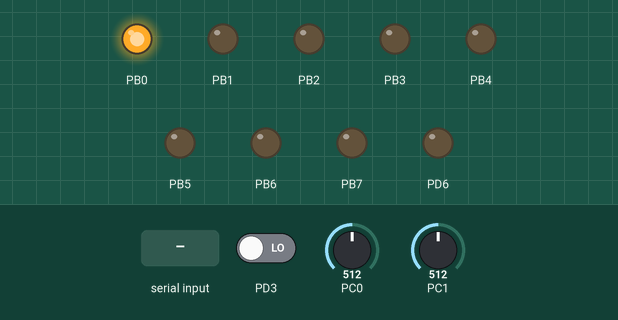
Simulated run of this program. Board: ATmega328P, built with avr-gcc and emulated at 16 MHz. Parts: output pins drawn as LEDs (lit = HIGH). The test bench sets the inputs (shaded band); at power-on: PC1 = 512, PC0 = 512, PD3 LOW. Pins used as bus, display or sensor lines are not drawn; what the program prints to the serial monitor is not drawn.

Above: at 1.2 s.
1.3 s: PC1 set to 0
7.6 s: "D90\n" received over Serial
Timing chart, 0 to 10.6 s (numbered marks = the images above; inputs shaded):
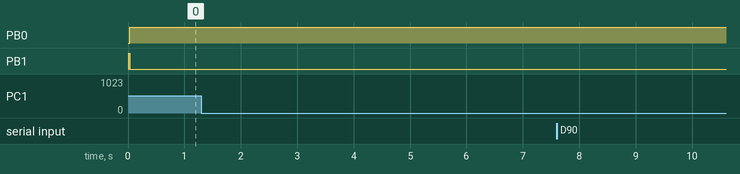

The program:

main.c
```c
#include <avr/io.h>
#include <stdlib.h>
#include <stdio.h>
#include <stdint.h>
#include <avr/sfr_defs.h>
#define F_CPU 16000000UL
#define BAUD 19200
#include <util/setbaud.h>
#include <util/delay.h>

#include "AVR_TTC_scheduler.h"
#include <avr/interrupt.h>

static	float rollout_temp = 21.5;
static	float rollout_light = 500;
volatile char ReceivedChar [100];
volatile int iChar = 0;

volatile uint16_t rolloutDistance;
uint8_t rolloutFlag = 0;

// The array of tasks
sTask SCH_tasks_G[SCH_MAX_TASKS];

volatile uint16_t gv_counter = 0; // 16 bit counter value
volatile uint8_t gv_echo = 0; // a flag

volatile float avgTemperature;
volatile int cTemperature=1;

volatile float avgLux;
volatile int cLux=1;


/*------------------------------------------------------------------*-

  SCH_Dispatch_Tasks()

  This is the 'dispatcher' function.  When a task (function)
  is due to run, SCH_Dispatch_Tasks() will run it.
  This function must be called (repeatedly) from the main loop.

-*------------------------------------------------------------------*/
void SCH_Dispatch_Tasks(void)
{
   unsigned char Index;

   // Dispatches (runs) the next task (if one is ready)
   for(Index = 0; Index < SCH_MAX_TASKS; Index++)
   {
      if((SCH_tasks_G[Index].RunMe > 0) && (SCH_tasks_G[Index].pTask != 0))
      {
         (*SCH_tasks_G[Index].pTask)();  // Run the task
         SCH_tasks_G[Index].RunMe -= 1;   // Reset / reduce RunMe flag

         // Periodic tasks will automatically run again
         // - if this is a 'one shot' task, remove it from the array
         if(SCH_tasks_G[Index].Period == 0)
         {
            SCH_Delete_Task(Index);
         }
      }
   }
}
/*------------------------------------------------------------------*-

  SCH_Add_Task()

  Causes a task (function) to be executed at regular intervals
  or after a user-defined delay

  pFunction - The name of the function which is to be scheduled.
              NOTE: All scheduled functions must be 'void, void' -
              that is, they must take no parameters, and have
              a void return type.

  DELAY     - The interval (TICKS) before the task is first executed

  PERIOD    - If 'PERIOD' is 0, the function is only called once,
              at the time determined by 'DELAY'.  If PERIOD is non-zero,
              then the function is called repeatedly at an interval
              determined by the value of PERIOD (see below for examples
              which should help clarify this).


  RETURN VALUE:

  Returns the position in the task array at which the task has been
  added.  If the return value is SCH_MAX_TASKS then the task could
  not be added to the array (there was insufficient space).  If the
  return value is < SCH_MAX_TASKS, then the task was added
  successfully.

  Note: this return value may be required, if a task is
  to be subsequently deleted - see SCH_Delete_Task().

  EXAMPLES:

  Task_ID = SCH_Add_Task(Do_X,1000,0);
  Causes the function Do_X() to be executed once after 1000 sch ticks.

  Task_ID = SCH_Add_Task(Do_X,0,1000);
  Causes the function Do_X() to be executed regularly, every 1000 sch ticks.

  Task_ID = SCH_Add_Task(Do_X,300,1000);
  Causes the function Do_X() to be executed regularly, every 1000 ticks.
  Task will be first executed at T = 300 ticks, then 1300, 2300, etc.

-*------------------------------------------------------------------*/
unsigned char SCH_Add_Task(void (*pFunction)(), const unsigned int DELAY, const unsigned int PERIOD)
{
   unsigned char Index = 0;

   // First find a gap in the array (if there is one)
   while((SCH_tasks_G[Index].pTask != 0) && (Index < SCH_MAX_TASKS))
   {
      Index++;
   }

   // Have we reached the end of the list?
   if(Index == SCH_MAX_TASKS)
   {
      // Task list is full, return an error code
      return SCH_MAX_TASKS;
   }

   // If we're here, there is a space in the task array
   SCH_tasks_G[Index].pTask = pFunction;
   SCH_tasks_G[Index].Delay =DELAY;
   SCH_tasks_G[Index].Period = PERIOD;
   SCH_tasks_G[Index].RunMe = 0;

   // return position of task (to allow later deletion)
   return Index;
}
/*------------------------------------------------------------------*-

  SCH_Delete_Task()

  Removes a task from the scheduler.  Note that this does
  *not* delete the associated function from memory:
  it simply means that it is no longer called by the scheduler.

  TASK_INDEX - The task index.  Provided by SCH_Add_Task().

  RETURN VALUE:  RETURN_ERROR or RETURN_NORMAL

-*------------------------------------------------------------------*/
unsigned char SCH_Delete_Task(const unsigned char TASK_INDEX)
{
   // Return_code can be used for error reporting, NOT USED HERE THOUGH!
   unsigned char Return_code = 0;

   SCH_tasks_G[TASK_INDEX].pTask = 0;
   SCH_tasks_G[TASK_INDEX].Delay = 0;
   SCH_tasks_G[TASK_INDEX].Period = 0;
   SCH_tasks_G[TASK_INDEX].RunMe = 0;

   return Return_code;
}
/*------------------------------------------------------------------*-

  SCH_Init_T1()

  Scheduler initialisation function.  Prepares scheduler
  data structures and sets up timer interrupts at required rate.
  You must call this function before using the scheduler.

-*------------------------------------------------------------------*/
void SCH_Init_T2(void)
{
   unsigned char i;

   for(i = 0; i < SCH_MAX_TASKS; i++)
   {
      SCH_Delete_Task(i);
   }

   // Set up Timer 1
   // Values for 1ms and 10ms ticks are provided for various crystals

   // Hier moet de timer periode worden aangepast ....!
   OCR2A = (uint8_t)625;   		     // 10ms = (256/16.000.000) * 625
   TCCR2B = (1 << CS12) | (1 << WGM12);  // prescale op 64, top counter = value OCR1A (CTC mode)
   TIMSK2 = 1 << OCIE2A;   		     // Timer 1 Output Compare A Match Interrupt Enable
}
/*------------------------------------------------------------------*-

  SCH_Start()

  Starts the scheduler, by enabling interrupts.

  NOTE: Usually called after all regular tasks are added,
  to keep the tasks synchronised.

  NOTE: ONLY THE SCHEDULER INTERRUPT SHOULD BE ENABLED!!!

-*------------------------------------------------------------------*/
void SCH_Start(void)
{
      sei();
}
/*------------------------------------------------------------------*-

  SCH_Update

  This is the scheduler ISR.  It is called at a rate
  determined by the timer settings in SCH_Init_T1().

-*------------------------------------------------------------------*/
ISR(TIMER2_COMPA_vect)
{
   unsigned char Index;
   for(Index = 0; Index < SCH_MAX_TASKS; Index++)
   {
      // Check if there is a task at this location
      if(SCH_tasks_G[Index].pTask)
      {
         if(SCH_tasks_G[Index].Delay == 0)
         {
            // The task is due to run, Inc. the 'RunMe' flag
            SCH_tasks_G[Index].RunMe += 1;

            if(SCH_tasks_G[Index].Period)
            {
               // Schedule periodic tasks to run again
               SCH_tasks_G[Index].Delay = SCH_tasks_G[Index].Period;
               SCH_tasks_G[Index].Delay -= 1;
            }
         }
         else
         {
            // Not yet ready to run: just decrement the delay
            SCH_tasks_G[Index].Delay -= 1;
         }
      }
   }
}

void uart_init()
{
	// set the baud rate
	UBRR0H = UBRRH_VALUE; //UBRR0H = Baud Rate registers for HIGH (msb)
	UBRR0L = UBRRL_VALUE;// Baud Rate register for LOW (lsb) set to UBBRVAL = 51
	// disable U2X mode
	//UCSR0A = 0; //contains status data
	// set frame format : asynchronous, 8 data bits, 1 stop bit, no parity
	UCSR0C = _BV(UCSZ01) | _BV(UCSZ00);
	// enable transmitter by setting the UCsZ02 bit
	UCSR0B = _BV(RXEN0) | _BV(TXEN0)| _BV(RXCIE0); //TXEN0


}

static int uart_sendchar(char letter, FILE *stream);

FILE uart_output = FDEV_SETUP_STREAM(uart_sendchar, NULL, _FDEV_SETUP_WRITE);

int uart_sendchar(char letter, FILE *stream) {
	if (letter == '\n') {
		uart_sendchar('\r', stream);
	}
	loop_until_bit_is_set(UCSR0A, UDRE0);
	UDR0 = letter;
	return 0;
}

int uart_readchar(FILE *stream) {
	loop_until_bit_is_set(UCSR0A, RXC0); // Wait until data exists.
	return UDR0;
}
void init_analogRead()
{
	ADCSRA |= (1 << ADPS2) | (1 << ADPS1) | (1 << ADPS0)| (1 << ADEN); // 128 prescale for 16Mhz & enable adc
}
uint16_t analogRead(uint8_t pin)
{

	_delay_ms(10);

	if (pin >= 14) pin -= 14; // allow for channel or pin numbersuint8_t low, high;

	ADMUX = (1 << REFS0) | (pin & 0x07);
	// start the conversion
	ADCSRA |= (1<<ADSC);

	// ADSC is cleared when the conversion finishes
	while (bit_is_set(ADCSRA, ADSC));

	return ADC;
}

void init_timerUltrasoon()
{
	TCCR1A = 0;
	TCCR1B = 0;
}

void init_ext_int()
{
	// any change triggers ext interrupt 1
	EICRA = (1 << ISC10);
	EIMSK = (1 << INT1);
}

void init_ultrasoon(void)
{
	DDRD |= _BV(DDB4); // set port D4 as output
	DDRD &= ~_BV(DDB3); // set port D3 as input

	init_timerUltrasoon();
	init_ext_int();
}

void trigger_ultrasoon(void)
{
	PORTD|=(1<<PIND4);
	_delay_ms(10);
	PORTD &= ~(1<<PIND4);
}

uint16_t get_distance()
{
	trigger_ultrasoon();

	if (gv_counter <= 46400){

		uint16_t distance = gv_counter*0.5;
		distance /=58;

		return distance;
	}
	else
	{
		uint16_t distance = 400;
		return distance;
	}
}

float get_lux(int in){
		int input = in;

		float voltageLight = input * 5.0;
		voltageLight /= 1024;

		float rldr = (10*voltageLight)/(5-voltageLight);
		float lux = 500/rldr;
		return lux;
}

float get_temp(int in){
			int input = in;
			float voltage = input * 5.0;
			voltage /= 1024;

			float temperature;
			temperature = (voltage - 0.5) * 100 ;
			return temperature;
}

void init_timerPWM()
{
		// Phase Correct PWM 8 Bit, Clear OCA0 on Compare Match
		// Set on TOP
		TCCR0A |= (1 << WGM00);
		// init PWM value
		OCR0A = 0;
}

void rollout(){
	uint8_t pwm = 0;
	int increase = 5;
	PORTB &= ~(1<<PINB1);
	PORTB|=(1<<PINB0);
	TCCR0A |= (1 << COM0A1);
	TCCR0B = (1 << CS01) | (1 << CS00);
	while (get_distance() < rolloutDistance)
	{
		pwm += increase;
		OCR0A = pwm;

		if (pwm == 0 || pwm == 255)
		{
			increase = -increase;
		}
	}
	TCCR0A &= ~(1 << COM0A1);
	TCCR0B = 0;
	TCNT0 = 0;
	rolloutFlag = 1;

}

void rollin()
{
	uint8_t pwm = 0;
	int increase = 5;
	PORTB &= ~(1<<PINB0);
	PORTB|=(1<<PINB1);
	TCCR0A |= (1 << COM0A1);
	TCCR0B = (1 << CS01) | (1 << CS00);
	while (get_distance() > 5)
	{
		pwm += increase;
		OCR0A = pwm;

		if (pwm == 0 || pwm == 255)
		{
			increase = -increase;
		}
	}
	TCCR0A &= ~(1 << COM0A1);
	TCCR0B = 0;
	TCNT0 = 0;
	rolloutFlag = 0;
}

void init_rollout()
{
	DDRB = 0xFF; // set all B ports as output
	DDRD |= _BV(DDB6); // Set port d6 as output (OC0A)
	init_timerPWM();

	if(avgTemperature >= rollout_temp || avgLux >= rollout_light)
	{
		if (get_distance() < rolloutDistance)
		{
			rollout();
		}
		else
		{
			PORTB &= ~(1<<PINB1);
			PORTB|=(1<<PINB0);
		}
	}
	if(avgTemperature < rollout_temp && avgLux < rollout_light)
	{
		if 	(get_distance() > 6)
		{
			rollin();
		}
		else
		{
			PORTB &= ~(1<<PINB0);
			PORTB|=(1<<PINB1);
		}
	}
}


void check_rollout()
{

	if(avgTemperature >= rollout_temp || avgLux >= rollout_light)
	{
		if (rolloutFlag == 0)
			{
				rollout();
			}
	}
	if(avgTemperature < rollout_temp && avgLux < rollout_light)
	{
		if 	(rolloutFlag == 1)
		{
			rollin();
		}
	}
}


void calculateAvgTemperature()
{
	if (cTemperature==3)
	{
		avgTemperature += get_temp(analogRead(0));
		avgTemperature /= cTemperature;
		cTemperature=1;
	}
	if (cTemperature !=1 && cTemperature !=3)
	{
		avgTemperature += get_temp(analogRead(0));
		avgTemperature /= cTemperature;
		++cTemperature;

	}

	if (cTemperature==1)
	{
		avgTemperature = get_temp(analogRead(0));
		++cTemperature;

	}


}

void calculateAvgLux()
{

	if (cLux==4)
	{
		avgLux += get_lux(analogRead(1));
		avgLux /= cLux;
		cLux=1;
	}
	if (cLux !=1 && cLux !=4)
	{
		avgLux += get_lux(analogRead(1));
		avgLux /= cLux;
		cLux++;

	}

	if (cLux==1)
	{
		avgLux = get_lux(analogRead(1));
		cLux++;
	}
}

void sendStatus()
{
	uint16_t distance = get_distance();

	printf("T %.1f \n", avgTemperature);
	printf("L %.0f \n", avgLux);
	printf("D %u \n", distance);
	printf("is %u\n", rolloutDistance);
}

void readserial()
{

	if (ReceivedChar[0] != '\0')
	{
		char message[(strlen(ReceivedChar))];
		strcpy(message, ReceivedChar);
		ReceivedChar[0] = '\0';
		if (message[0] == 'D')
		{
			char text[20];
			uint16_t waarde;
			sscanf(message, "%s %u", text, &waarde);
			rolloutDistance = waarde;
			printf("%u\n", rolloutDistance);

			_delay_ms(3);
		}
	}

}

int main(void)
{
	DDRB = 0xFF;

	uart_init();
	stdout = &uart_output;


	SCH_Init_T2();

	init_ultrasoon();

	init_analogRead();

	init_rollout();

	//SCH_Add_Task(readserial, 0, 1000);
	SCH_Add_Task(readserial,0 , 300);
	SCH_Add_Task(calculateAvgTemperature, 0, 4000);
	SCH_Add_Task(calculateAvgLux, 0, 3000);
	SCH_Add_Task(check_rollout, 0, 12000);
	SCH_Add_Task(sendStatus, 0, 6000);


	SCH_Start();

	while (1)
	{
		SCH_Dispatch_Tasks();
	}
}

ISR(INT1_vect)
{
	if (gv_echo==1)
	{
		TCCR1B=0;
		gv_counter=TCNT1;
		TCNT1=0;
		gv_echo=0;
	}
	if (gv_echo==0)
	{
		TCCR1B|=(1<<CS11);
		gv_echo=1;
	}
}

ISR(USART_RX_vect)
{
	ReceivedChar[iChar] = UDR0;
	if (ReceivedChar[iChar++]=='\r')
	{
		ReceivedChar[iChar-1]=0x00;
		iChar=0;
	}
}
```

AVR_TTC_scheduler.h
```c
// Scheduler data structure for storing task data
typedef struct
{
   // Pointer to task
   void (* pTask)(void);
   // Initial delay in ticks
   unsigned int Delay;
   // Periodic interval in ticks
   unsigned int Period;
   // Runme flag (indicating when the task is due to run)
   unsigned char RunMe;
} sTask;

// Function prototypes
//-------------------------------------------------------------------

void SCH_Init_T1(void);
void SCH_Start(void);
// Core scheduler functions
void SCH_Dispatch_Tasks(void);
unsigned char SCH_Add_Task(void (*)(void), const unsigned int, const unsigned int);
unsigned char SCH_Delete_Task(const unsigned char);

// hier het aantal taken aanpassen ....!!
// Maximum number of tasks

#define SCH_MAX_TASKS (5)
```

Measured:
- after the input at 1.3 s, every drawn part: stays the same
- after the input at 7.6 s, every drawn part: stays the same
